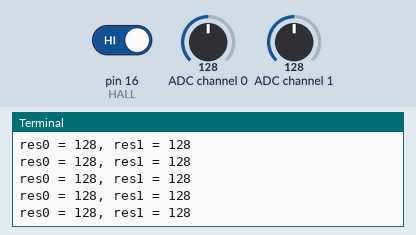
This program was run on a simulated Raspberry Pi (header pin numbers). Parts: the last lines printed to the terminal. The inputs (shaded band) are chosen by the test bench; at power-on: pin 16 (HALL) HIGH, ADC channel 0 = 128, ADC channel 1 = 128 (analog values on the 0–255 scale). Library files of the repository ran but are not shown: ADC0832.py.

Above: at 1.2 s.
1.3 s: pin 16 (HALL) driven LOW
At 1.41 s:
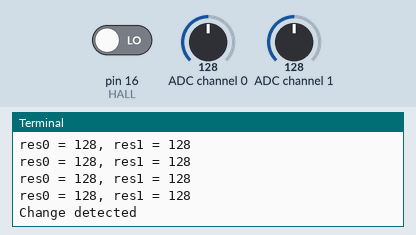
2.8 s: ADC channel 0 set to 178
At 2.99 s:
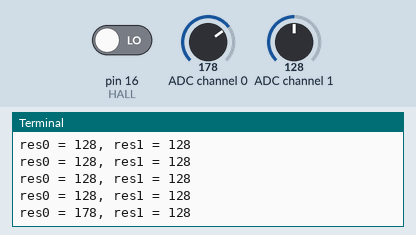
4.3 s: ADC channel 1 set to 178
At 4.41 s:
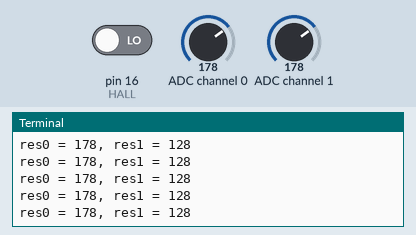
5.8 s: ADC channel 0 set to 224
At 5.82 s:
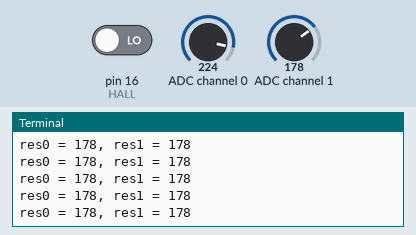
7.3 s: ADC channel 1 set to 224
At 7.44 s:
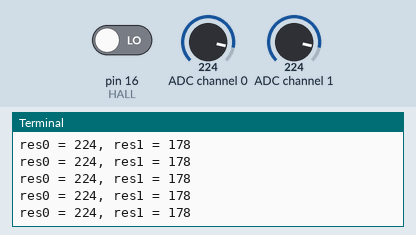
Timing chart, 0 to 9.8 s (numbered marks = the images above; inputs shaded):
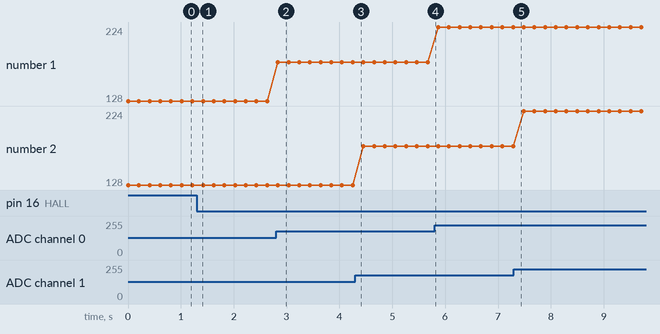

The program:

01_hall_3.py
```python
#!/usr/bin/env python
import RPi.GPIO as GPIO
import ADC0832
import time

'''
 Example how to use the hall-sensor with digital and analog output
 While the loop is printing the analog values, an interrupt-method
 is waiting for changes on the digital pin. In case of any change
 the message "change detected" is displayed.

 Example output:
 res0 = 138, res1 = 0
 res0 = 133, res1 = 0
 Change detected
 res0 = 116, res1 = 0
 Change detected
 res0 = 132, res1 = 0
 res0 = 138, res1 = 0
'''

# Digital out of sensor connected to
# pin 16 (BOAR-Layout!)
HALL = 16 #

#The ADC is connected like described in the manual


GPIO.setmode(GPIO.BOARD) # using BOARD layout

GPIO.setwarnings(False)

# Setup pins
GPIO.setup(HALL,GPIO.IN, pull_up_down=GPIO.PUD_UP)

# Callback if digital-out triggers
def change_detected(channel):
    print 'Change detected'

def init():
	ADC0832.setup()

# register event listener
GPIO.add_event_detect(HALL, GPIO.BOTH, change_detected, bouncetime=25)

def loop():
	while True:
                res0 = ADC0832.getResult(0)
		res1 = ADC0832.getResult(1)
		print 'res0 = %d, res1 = %d' % (res0,res1)
		time.sleep(0.2)

if __name__ == '__main__':
	init()
	try:
		loop()
	except KeyboardInterrupt:
		ADC0832.destroy()
```

Measured:
- after the input at 1.3 s, the terminal: prints a new line at once (image 1)
- after the input at 2.8 s, the terminal: prints a new line at once (image 2)
- plotted number 1: 128 → 178 after the input at 2.8 s, 178 → 224 after the input at 5.8 s
